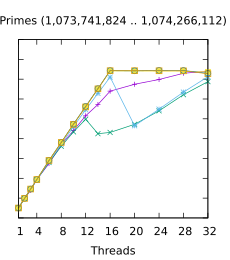

Recreate this plot in gnuplot.
set title "Primes (1,073,741,824 .. 1,074,266,112)"
set terminal pdf size 2.3,2.6
set output "./results/Primes_1,073,741,824_.._1,074,266,112.pdf"
set key off
set xrange [1:32]
set xtics (1, 4, 8, 12, 16, 20, 24, 28, 32)
set xlabel "Threads"
set yrange [0:18]
set format y ""
plot './results/Primes_1,073,741,824_.._1,074,266,112.dat' using 1:2 title "Rayon" ls 1 lw 1 pointsize 0.6 with linespoints, \
  './results/Primes_1,073,741,824_.._1,074,266,112.dat' using 1:3 title "Naive" ls 2 lw 1 pointsize 0.6 with linespoints, \
  './results/Primes_1,073,741,824_.._1,074,266,112.dat' using 1:4 title "Naive (pinned)" ls 3 lw 1 pointsize 0.6 with linespoints, \
  './results/Primes_1,073,741,824_.._1,074,266,112.dat' using 1:5 title "Work stealing" ls 5 lw 1 pointsize 0.6 with linespoints, \
  './results/Primes_1,073,741,824_.._1,074,266,112.dat' using 1:6 title "Our" ls 6 lw 1 pointsize 0.7 with linespoints, \
  './results/Primes_1,073,741,824_.._1,074,266,112.dat' using 1:7 title "Our (specialized loop)" ls 4 lw 1 pointsize 0.7 with linespoints
